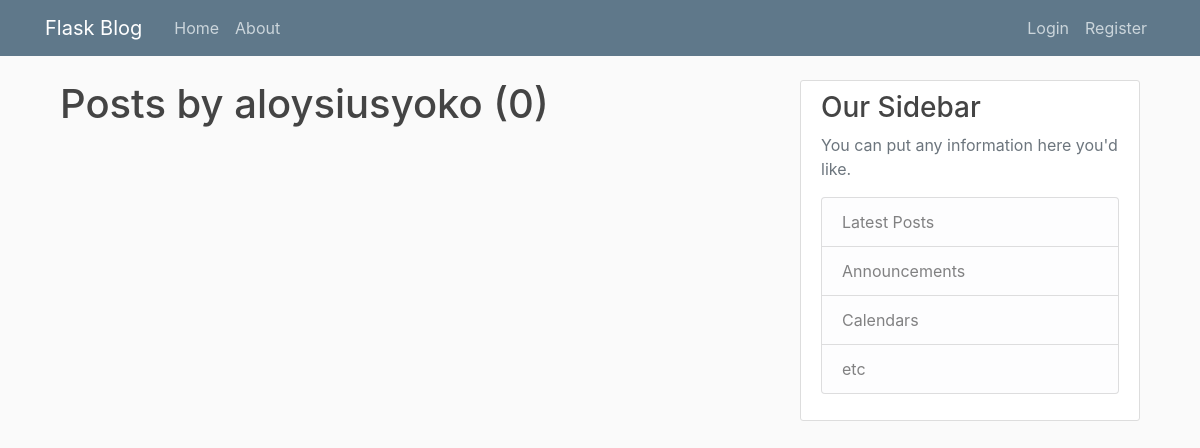
Page /user/aloysiusyoko on the earlier database version.
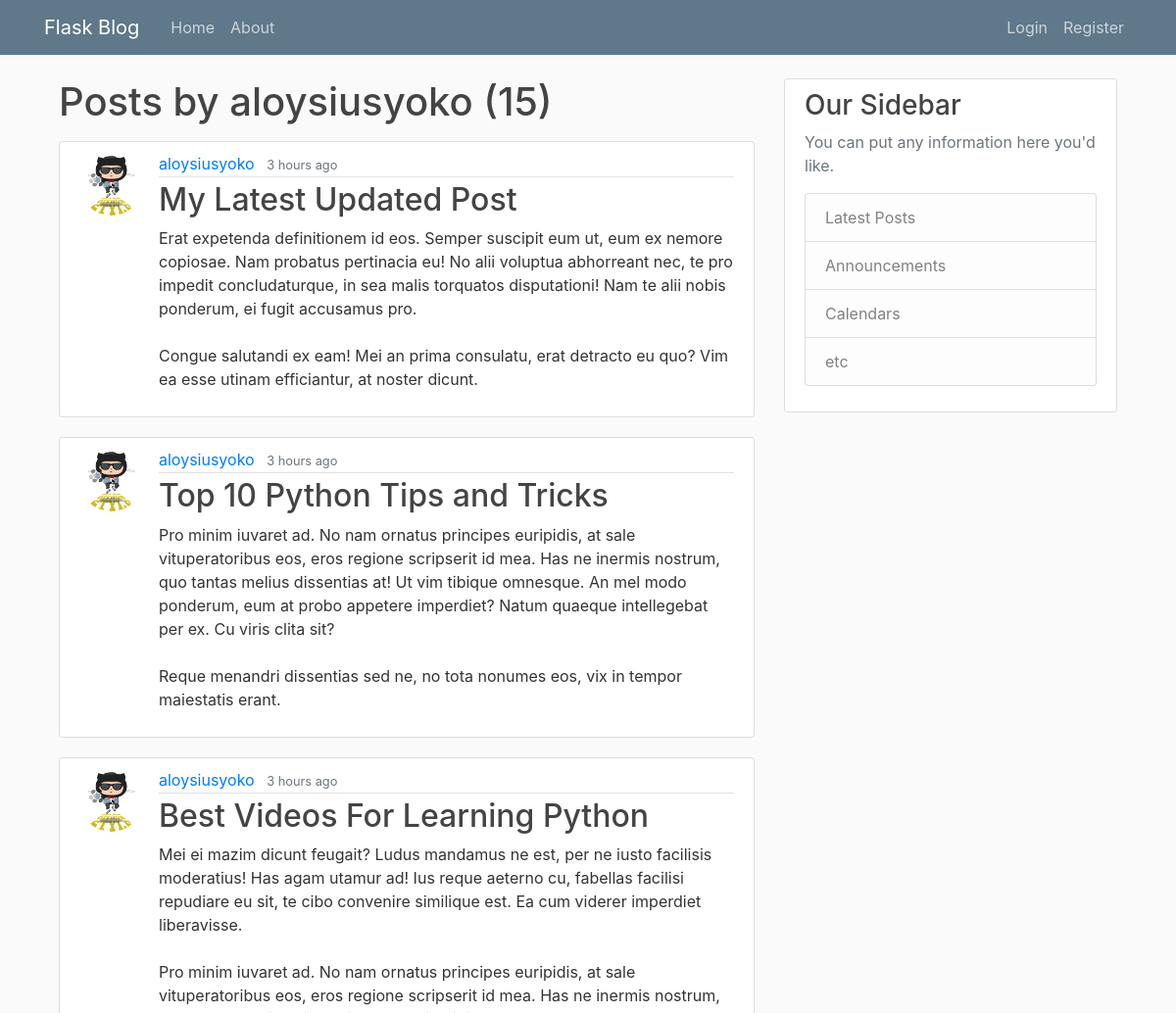
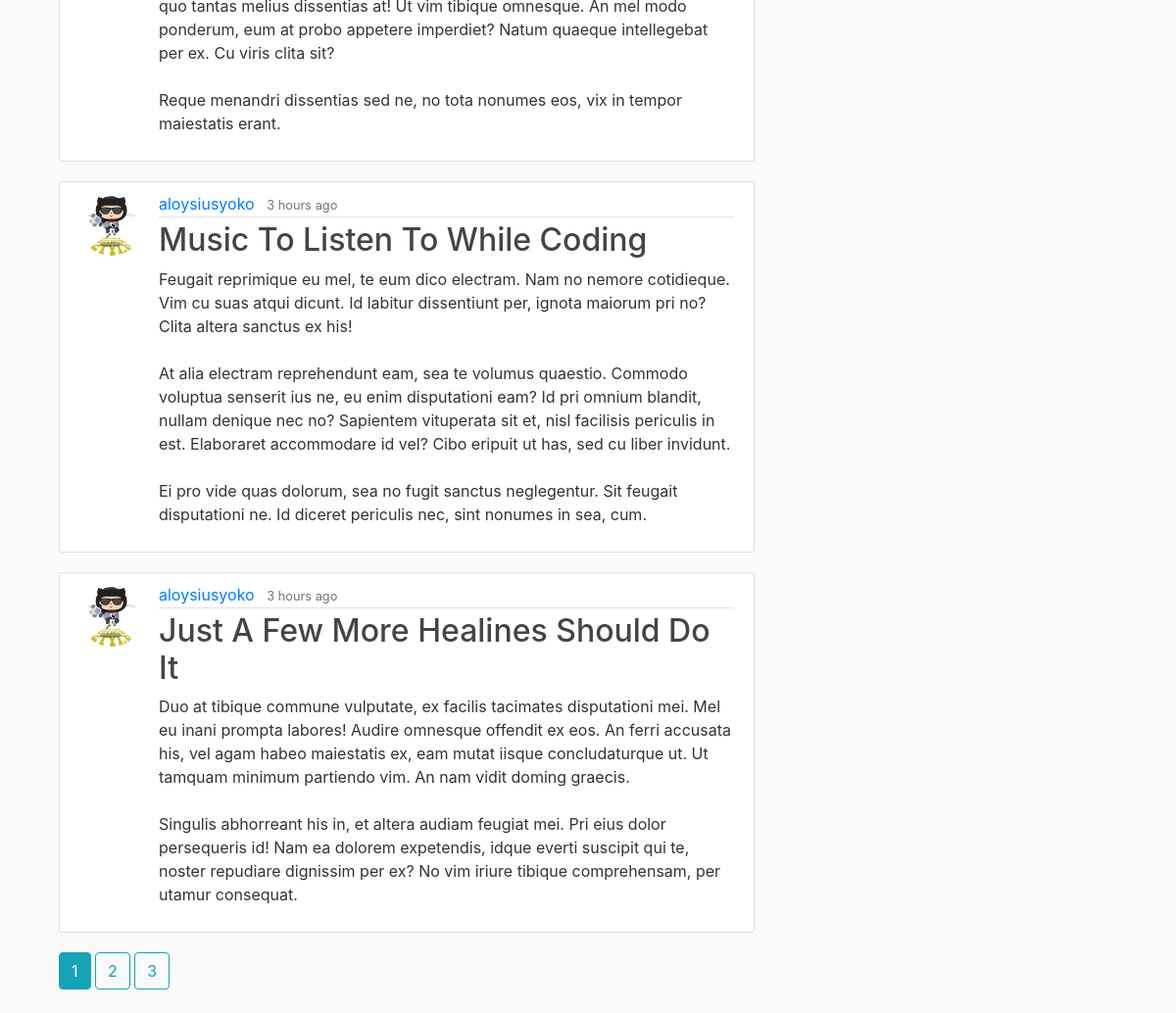
Same page on the later database version (2 pictures, top to bottom).
### flaskblog/models.py (models this page shows, shortened)
class User(db.Model, UserMixin):
    id = db.Column(db.Integer, primary_key=True)
    username = db.Column(db.String(20), unique=True, nullable=False)
    email = db.Column(db.String(120), unique=True, nullable=False)
    image_file = db.Column(db.String(20), nullable=False,
                           default='default.png')
    password = db.Column(db.String(60), nullable=False)
    posts = db.relationship('Post', backref='author', lazy=True)

class Post(db.Model):
    id = db.Column(db.Integer, primary_key=True)
    title = db.Column(db.String(100), nullable=False)
    date_posted = db.Column(db.DateTime, default=datetime.utcnow)
    content = db.Column(db.Text, nullable=False)
    user_id = db.Column(db.Integer, db.ForeignKey('user.id'), nullable=False)

### flaskblog/routes.py (the view)
@app.route("/user/<string:username>")
def user_posts(username):
    page = request.args.get('page', 1, type=int)
    per_page = request.args.get('per_page', 5, type=int)
    user = User.query.filter_by(username=username).first_or_404()
    posts = Post.query.filter_by(author=user)\
        .order_by(Post.date_posted.desc())\
        .paginate(page=page, per_page=per_page)
    return render_template('user_posts.html', posts=posts, user=user)

### flaskblog/templates/user_posts.html
{% extends "layout.html" %}
{% block content %}
  <h1 class="mb-3">Posts by {{user.username}} ({{posts.total}})</h1>
  {% for post in posts.items %}
    <article class="media content-section">
      <img class="rounded-circle article-img" src="{{ url_for('static', filename='profile_pics/' + post.author.image_file) }}" alt="">
      <div class="media-body">
        <div class="article-metadata">
          <a class="mr-2" href="{{ url_for('user_posts', username=post.author.username) }}">{{ post.author.username }}</a>
          <small class="text-muted">{{ moment(post.date_posted).fromNow() }}</small>
        </div>
        <h2>
          <a class="article-title" href="{{ url_for('post', post_id=post.id) }}">{{ post.title }}</a>
        </h2>
        <p class="article-content">{{ post.content }}</p>
      </div>
    </article>
  {% endfor %}
  {% for page_num in posts.iter_pages(left_edge=1, right_edge=1, left_current=1, right_current=2) %}
    {% if page_num %}
      {% if posts.page == page_num %}
        <a class="btn btn-info mb-4" href="{{ url_for('user_posts', username=user.username, page=page_num) }}">{{ page_num }}</a>
       {% else %}
        <a class="btn btn-outline-info mb-4" href="{{ url_for('user_posts', username=user.username, page=page_num) }}">{{ page_num }}</a>
       {% endif %}
    {% else %}
      <button class="btn btn-outline-info mb-4" disabled>...</button>
    {% endif %}
  {% endfor %}
{% endblock content%}

### flaskblog/templates/layout.html (shortened to what this page needs)
<!DOCTYPE html>
<html>
<head>
  <link rel="stylesheet" href="https://maxcdn.bootstrapcdn.com/bootstrap/4.0.0/css/bootstrap.min.css"
>
  <link rel="stylesheet" href="{{ url_for('static', filename='main.css') }}">
</head>
<body>
  <header class="site-header">
    <nav class="navbar navbar-expand-md navbar-dark bg-steel fixed-top">
      <div class="container">
        <a class="navbar-brand mr-4" href="{{ url_for('home') }}">Flask Blog</a>
        <div class="collapse navbar-collapse" id="navbarToggle">
          <div class="navbar-nav mr-auto">
            <a class="nav-item nav-link" href="{{ url_for('home') }}">Home</a>
            <a class="nav-item nav-link" href="{{ url_for('about') }}">About</a>
          </div>
          <div class="navbar-nav">
            {% if current_user.is_authenticated %}
              <a class="nav-item nav-link" href="{{ url_for('new_post') }}">New Post</a>
              <a class="nav-item nav-link" href="{{ url_for('account') }}">Account</a>
              <a class="nav-item nav-link" href="{{ url_for('logout') }}">Logout</a>
            {% else %}
              <a class="nav-item nav-link" href="{{ url_for('login') }}">Login</a>
              <a class="nav-item nav-link" href="{{ url_for('register') }}">Register</a>
            {% endif %}
          </div>
        </div>
      </div>
    </nav>
  </header>
  <div class="container">
    <main role="main" class="container">
      <div class="row">
        <div class="col-md-8">
          {% block content %}{% endblock %}
        </div>
        <div class="col-md-4">
          <div class="content-section">
            <h3>Our Sidebar</h3>
            <p class='text-muted'>You can put any information here you'd like.
              <ul class="list-group">
                <li class="list-group-item list-group-item-light">Latest Posts</li>
                <li class="list-group-item list-group-item-light">Announcements</li>
                <li class="list-group-item list-group-item-light">Calendars</li>
                <li class="list-group-item list-group-item-light">etc</li>
              </ul>
            </p>
          </div>
        </div>
      </div>
    </main>
  </div>
</body>
</html>

### flaskblog/static/main.css (style rules this page uses)
body { background: #fafafa; color: #333333; margin-top: 5rem; }
h1, h2, h3, h4, h5, h6 { color: #444444; }
.bg-steel { background-color: #5f788a; }
.site-header .navbar-nav .nav-link { color: #cbd5db; }
.content-section { background: #ffffff; padding: 10px 20px; border: 1px solid #dddddd; border-radius: 3px; margin-bottom: 20px; }
.article-title { color: #444444; }
.article-content { white-space: pre-line; }
.article-img { height: 65px; width: 65px; margin-right: 16px; }
.article-metadata { padding-bottom: 1px; margin-bottom: 4px; border-bottom: 1px solid #e3e3e3; }

Differences in the rows shown:
added Post: image_file (picture), author.username "aloysiusyoko", date_posted "3 hours ago", title "My Latest Updated Post", content "Erat expetenda definitionem id eos. Semper suscipit eum ut, eum ex nemore copiosae. Nam probatus pertinacia eu! No alii voluptua abhorreant nec, te pro impedit concludaturque, in sea malis torquatos disputationi! Nam te alii nobis ponderum, ei fugit accusamus pro. Congue salutandi ex eam! Mei an prima consulatu, erat detracto eu quo? Vim ea esse utinam efficiantur, at noster dicunt."
added Post: image_file (picture), author.username "aloysiusyoko", date_posted "3 hours ago", title "Top 10 Python Tips and Tricks", content "Pro minim iuvaret ad. No nam ornatus principes euripidis, at sale vituperatoribus eos, eros regione scripserit id mea. Has ne inermis nostrum, quo tantas melius dissentias at! Ut vim tibique omnesque. An mel modo ponderum, eum at probo appetere imperdiet? Natum quaeque intellegebat per ex. Cu viris clita sit? Reque menandri dissentias sed ne, no tota nonumes eos, vix in tempor maiestatis erant."
added Post: image_file (picture), author.username "aloysiusyoko", date_posted "3 hours ago", title "Best Videos For Learning Python", content "Mei ei mazim dicunt feugait? Ludus mandamus ne est, per ne iusto facilisis moderatius! Has agam utamur ad! Ius reque aeterno cu, fabellas facilisi repudiare eu sit, te cibo convenire similique est. Ea cum viderer imperdiet liberavisse. Pro minim iuvaret ad. No nam ornatus principes euripidis, at sale vituperatoribus eos, eros regione scripserit id mea. Has ne inermis nostrum, quo tantas melius dissentias at! Ut vim tibique omnesque. An mel modo ponderum, eum at probo appetere imperdiet? Natum quaeque intellegebat per ex. Cu viris clita sit? Reque menandri dissentias sed ne, no tota nonumes eos, vix in tempor maiestatis erant."
added Post: image_file (picture), author.username "aloysiusyoko", date_posted "3 hours ago", title "Music To Listen To While Coding", content "Feugait reprimique eu mel, te eum dico electram. Nam no nemore cotidieque. Vim cu suas atqui dicunt. Id labitur dissentiunt per, ignota maiorum pri no? Clita altera sanctus ex his! At alia electram reprehendunt eam, sea te volumus quaestio. Commodo voluptua senserit ius ne, eu enim disputationi eam? Id pri omnium blandit, nullam denique nec no? Sapientem vituperata sit et, nisl facilisis periculis in est. Elaboraret accommodare id vel? Cibo eripuit ut has, sed cu liber invidunt. Ei pro vide quas dolorum, sea no fugit sanctus neglegentur. Sit feugait disputationi ne. Id diceret periculis nec, sint nonumes in sea, cum."
added Post: image_file (picture), author.username "aloysiusyoko", date_posted "3 hours ago", title "Just A Few More Healines Should Do It", content "Duo at tibique commune vulputate, ex facilis tacimates disputationi mei. Mel eu inani prompta labores! Audire omnesque offendit ex eos. An ferri accusata his, vel agam habeo maiestatis ex, eam mutat iisque concludaturque ut. Ut tamquam minimum partiendo vim. An nam vidit doming graecis. Singulis abhorreant his in, et altera audiam feugiat mei. Pri eius dolor persequeris id! Nam ea dolorem expetendis, idque everti suscipit qui te, noster repudiare dignissim per ex? No vim iriure tibique comprehensam, per utamur consequat."
Other differences:
{{ posts.total }}: "0" → "15"
new list line: "1"
new list line: "2"
new list line: "3"
